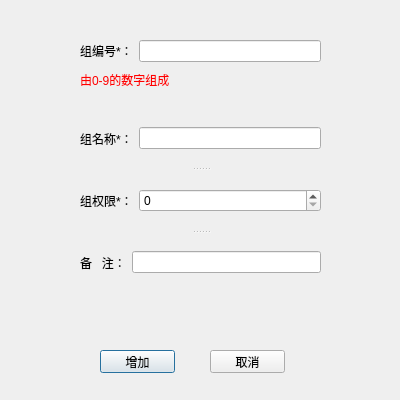
<?xml version="1.0" encoding="UTF-8"?>
<ui version="4.0">
 <class>AddGroupDialog</class>
 <widget class="QDialog" name="AddGroupDialog">
  <property name="geometry">
   <rect>
    <x>0</x>
    <y>0</y>
    <width>400</width>
    <height>400</height>
   </rect>
  </property>
  <property name="minimumSize">
   <size>
    <width>400</width>
    <height>400</height>
   </size>
  </property>
  <property name="maximumSize">
   <size>
    <width>400</width>
    <height>400</height>
   </size>
  </property>
  <property name="windowTitle">
   <string>增加权限组</string>
  </property>
  <widget class="QWidget" name="layoutWidget">
   <property name="geometry">
    <rect>
     <x>80</x>
     <y>40</y>
     <width>241</width>
     <height>51</height>
    </rect>
   </property>
   <layout class="QVBoxLayout" name="verticalLayout">
    <item>
     <layout class="QHBoxLayout" name="horizontalLayout_6">
      <item>
       <widget class="QLabel" name="label">
        <property name="text">
         <string>组编号*：</string>
        </property>
       </widget>
      </item>
      <item>
       <widget class="QLineEdit" name="edtGroupNo"/>
      </item>
     </layout>
    </item>
    <item>
     <widget class="QLabel" name="label_7">
      <property name="styleSheet">
       <string notr="true">color:red</string>
      </property>
      <property name="text">
       <string>由0-9的数字组成</string>
      </property>
     </widget>
    </item>
   </layout>
  </widget>
  <widget class="QPushButton" name="ptnAdd">
   <property name="geometry">
    <rect>
     <x>100</x>
     <y>350</y>
     <width>75</width>
     <height>23</height>
    </rect>
   </property>
   <property name="text">
    <string>增加</string>
   </property>
  </widget>
  <widget class="QSplitter" name="splitter">
   <property name="geometry">
    <rect>
     <x>80</x>
     <y>110</y>
     <width>241</width>
     <height>181</height>
    </rect>
   </property>
   <property name="orientation">
    <enum>Qt::Vertical</enum>
   </property>
   <widget class="QWidget" name="layoutWidget_2">
    <layout class="QHBoxLayout" name="horizontalLayout">
     <item>
      <widget class="QLabel" name="label_2">
       <property name="text">
        <string>组名称*：</string>
       </property>
      </widget>
     </item>
     <item>
      <widget class="QLineEdit" name="edtGroupName"/>
     </item>
    </layout>
   </widget>
   <widget class="QWidget" name="layoutWidget_3">
    <layout class="QHBoxLayout" name="horizontalLayout_2" stretch="1,4">
     <item>
      <widget class="QLabel" name="label_5">
       <property name="text">
        <string>组权限*：</string>
       </property>
      </widget>
     </item>
     <item>
      <widget class="QSpinBox" name="spbGroupRight">
       <property name="maximum">
        <number>1048576</number>
       </property>
      </widget>
     </item>
    </layout>
   </widget>
   <widget class="QWidget" name="layoutWidget_6">
    <layout class="QHBoxLayout" name="horizontalLayout_4">
     <item>
      <widget class="QLabel" name="label_3">
       <property name="text">
        <string>备   注：</string>
       </property>
      </widget>
     </item>
     <item>
      <widget class="QLineEdit" name="edtGroupComments"/>
     </item>
    </layout>
   </widget>
  </widget>
  <widget class="QPushButton" name="ptnCancel">
   <property name="geometry">
    <rect>
     <x>210</x>
     <y>350</y>
     <width>75</width>
     <height>23</height>
    </rect>
   </property>
   <property name="text">
    <string>取消</string>
   </property>
  </widget>
 </widget>
 <resources/>
 <connections/>
</ui>
